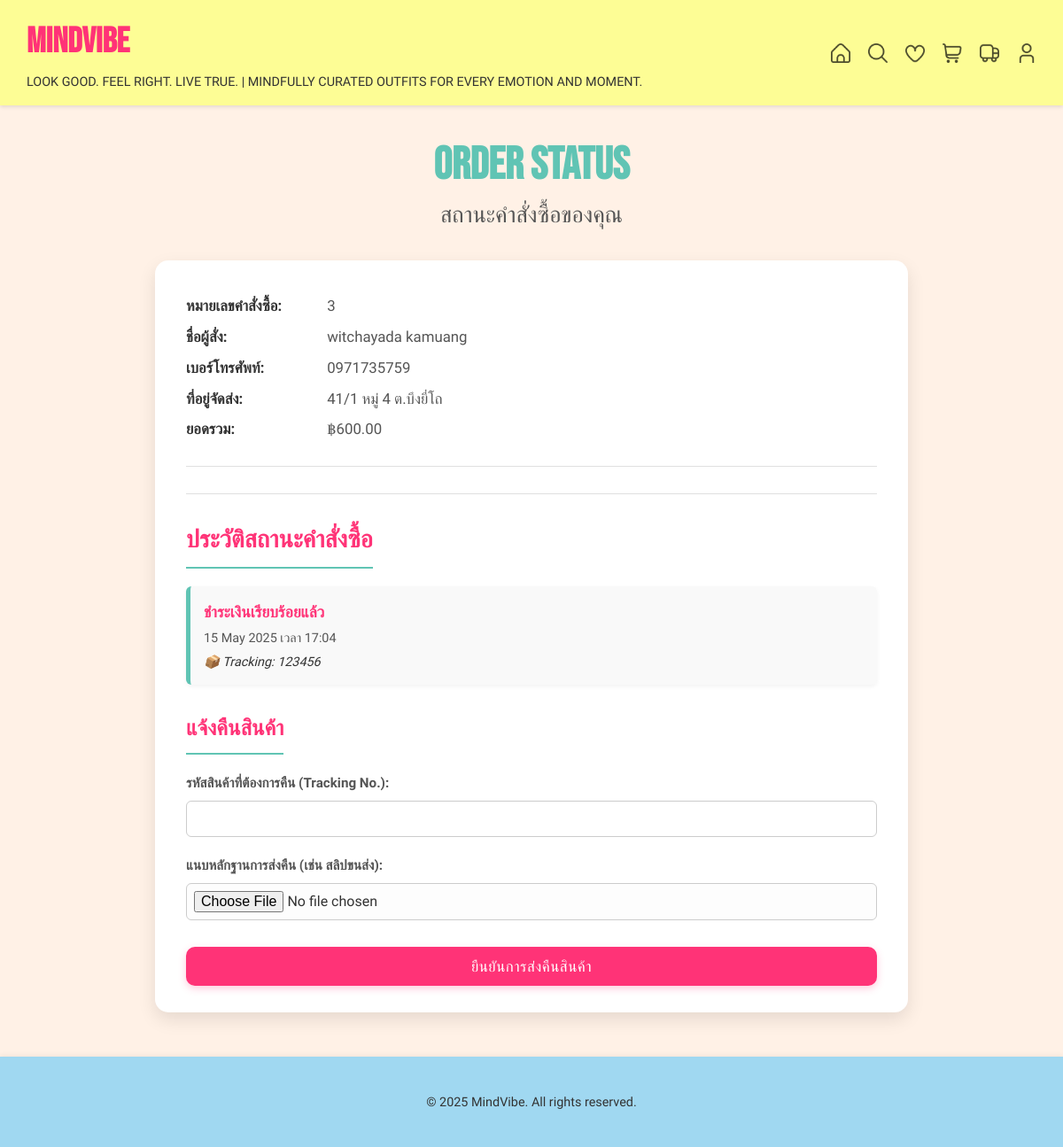
Before: /status/ (signed in) with the older database file.
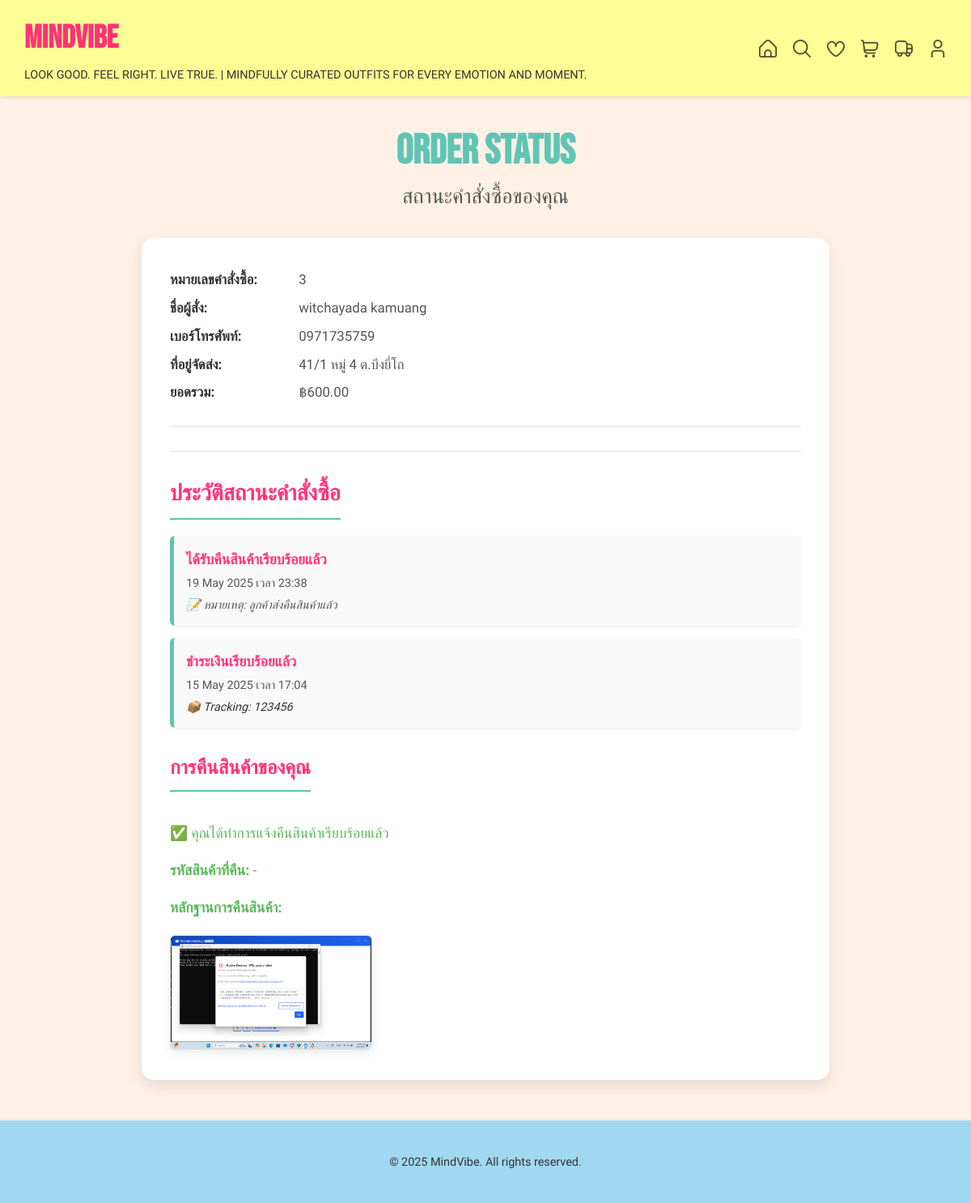
After: the same page with the newer database file.
### clothing/models.py (models this page shows, shortened)
class Payment(models.Model):
    user = models.ForeignKey(User, on_delete=models.CASCADE)
    full_name = models.CharField(max_length=255, default="-")
    address = models.TextField(default="-")
    phone_number = models.CharField(max_length=20, default="-")
    total_price = models.DecimalField(max_digits=10, decimal_places=2)
    proof = models.ImageField(upload_to='payment_proofs/')
    payment_date = models.DateTimeField(auto_now_add=True)
    return_proof = models.ImageField(upload_to='return_proofs/', blank=True, null=True)
    return_item_code = models.CharField(max_length=100, blank=True, null=True)
    payment_ref = models.UUIDField(default=uuid.uuid4, unique=True)
    qr_base64 = models.TextField(blank=True, null=True)

class OrderStatus(models.Model):
    STATUS_CHOICES = [
        ('paid', 'ชำระเงินเรียบร้อยแล้ว'),
        ('packing', 'จัดเตรียมสินค้าแล้ว'),
        ('shipping', 'ดำเนินการจัดส่งแล้ว'),
        ('shipped', 'จัดส่งสำเร็จแล้ว'),
        ('returned', 'ได้รับคืนสินค้าเรียบร้อยแล้ว'),
    ]
    payment = models.ForeignKey(Payment, on_delete=models.CASCADE, related_name='statuses')
    status = models.CharField(max_length=50, choices=STATUS_CHOICES)
    tracking_number = models.CharField(max_length=100, blank=True, null=True)
    updated_by = models.ForeignKey(User, on_delete=models.SET_NULL, null=True, blank=True)
    updated_at = models.DateTimeField(auto_now_add=True)
    note = models.TextField(blank=True, null=True)

### clothing/views.py (the view, shortened to what this page needs)
# urls.py: path('status/', views.status, name='status'),
@login_required
def status(request):
    payment = Payment.objects.filter(user=request.user).last()
    timeline = OrderStatus.objects.filter(payment=payment).order_by('-updated_at') if payment else []
    return render(request, 'clothing/status.html', {'order': payment, 'timeline': timeline})

### clothing/templates/clothing/status.html (shortened to what this page needs)
{% load static %}
<!DOCTYPE html>
<html lang="th">
<head>
</head>
<body>
    <div class="header">
        <div class="header-left">
            <a href="{% url 'clothing:welcome' %}" class="logo">MINDVIBE</a>
            <p class="slogan">LOOK GOOD. FEEL RIGHT. LIVE TRUE. | MINDFULLY CURATED OUTFITS FOR EVERY EMOTION AND MOMENT.</p>
        </div>
        <div class="header-right">
            <a href="{% url 'clothing:welcome' %}" title="หน้าแรก">
                <img src="{% static 'images/home_icon.png' %}" alt="Home">
            </a>
            <a href="{% url 'clothing:clothing_list' %}" title="ค้นหาสินค้า">
                <img src="{% static 'images/search_icon.png' %}" alt="Search">
            </a>
            <a href="{% if user.is_authenticated %}{% url 'clothing:favorites_list' %}{% else %}{% url 'clothing:login' %}{% endif %}" title="สินค้าที่ชอบ">
                <img src="{% static 'images/heart_icon.png' %}" alt="Wishlist">
            </a>
            <a href="{% if user.is_authenticated %}{% url 'clothing:cart' %}{% else %}{% url 'clothing:login' %}{% endif %}" title="ตะกร้าสินค้า">
                <img src="{% static 'images/cart_icon.png' %}" alt="Cart">
            </a>
            <a href="{% if user.is_authenticated %}{% url 'clothing:status' %}{% else %}{% url 'clothing:login' %}{% endif %}" title="สถานะการสั่งซื้อ">
                <img src="{% static 'images/status_icon.png' %}" alt="Status">
            </a>
            <a href="{% if user.is_authenticated %}{% url 'clothing:profile' %}{% else %}{% url 'clothing:login' %}{% endif %}" title="โปรไฟล์">
                <img src="{% static 'images/profile_icon.png' %}" alt="Profile">
            </a>
        </div>
    </div>
    <div class="page-title-section">
        <h1 class="main-title-en">ORDER STATUS</h1>
        <p class="sub-title-th">สถานะคำสั่งซื้อของคุณ</p>
    </div>
    <div class="main-content-status">
        <div class="status-container">
            {% if order %}
                <div class="order-details-block">
                    <p><strong>หมายเลขคำสั่งซื้อ:</strong> {{ order.id }}</p>
                    <p><strong>ชื่อผู้สั่ง:</strong> {{ order.full_name }}</p>
                    <p><strong>เบอร์โทรศัพท์:</strong> {{ order.phone_number }}</p>
                    <p><strong>ที่อยู่จัดส่ง:</strong> {{ order.address }}</p>
                    <p><strong>ยอดรวม:</strong> ฿{{ order.total_price|floatformat:2 }}</p>
                </div>
                <hr class="section-divider">
                <div class="timeline-section">
                    <h2>ประวัติสถานะคำสั่งซื้อ</h2>
                    {% if timeline %}
                        {% for log in timeline %}
                            <div class="status-item">
                                <strong>{{ log.get_status_display }}</strong>
                                <div>{{ log.updated_at|date:"d M Y เวลา H:i" }}</div>
                                {% if log.tracking_number %}
                                    <div class="tracking-number">📦 Tracking: {{ log.tracking_number }}</div>
                                {% endif %}
                                {% if log.note %}
                                    <div class="note-text">📝 หมายเหตุ: {{ log.note }}</div>
                                {% endif %}
                            </div>
                        {% endfor %}
                    {% else %}
                        <p>ยังไม่มีประวัติสถานะสำหรับคำสั่งซื้อนี้</p>
                    {% endif %}
                </div>
                <div class="form-section return-section">
                    {% if order.return_proof %}
                        <div class="return-proof-section">
                            <h3>การคืนสินค้าของคุณ</h3>
                            <p>✅ คุณได้ทำการแจ้งคืนสินค้าเรียบร้อยแล้ว</p>
                            <p><strong>รหัสสินค้าที่คืน:</strong> {{ order.return_item_code }}</p>
                            <p><strong>หลักฐานการคืนสินค้า:</strong></p>
                            <img src="{{ order.return_proof.url }}" alt="หลักฐานการคืนสินค้า" class="return-proof-preview" />
                        </div>
                    {% else %}
                        <h3>แจ้งคืนสินค้า</h3>
                        <form method="POST" enctype="multipart/form-data">
                            <div class="form-group">
                                <label for="id_return_item_code">รหัสสินค้าที่ต้องการคืน (Tracking No.):</label>
                                <input type="text" name="return_item_code" id="id_return_item_code" required />
                            </div>
                            <div class="form-group">
                                <label for="id_return_proof">แนบหลักฐานการส่งคืน (เช่น สลิปขนส่ง):</label>
                                <input type="file" name="return_proof" id="id_return_proof" accept="image/*" required />
                            </div>
                            <button type="submit" class="btn-submit">ยืนยันการส่งคืนสินค้า</button>
                        </form>
                    {% endif %}
                </div>
            {% endif %}
        </div>
    </div>
    <div class="footer">
        <p>&copy; {% now "Y" %} MindVibe. All rights reserved.</p>
    </div>
</body>
</html>

### clothing/templates/clothing/status.html (style rules this page uses)
:root { --primary-color: #FF3377; --secondary-color: #60C4B4; --background-light: #FFF1E6; --surface-color: #ffffff; --text-primary: #333; --text-secondary: #555; --text-on-primary: #ffffff; --text-on-secondary: #ffffff; --border-light: #e0e0e0; --border-medium: #ccc; --success-color: #5cb85c; --danger-color: #d9534f; --font-main: 'Prompt', sans-serif; --font-logo: 'Bebas Neue', sans-serif; --border-radius-sm: 6px; --border-radius-md: 10px; --border-radius-lg: 15px; --shadow-soft: 0 4px 12px rgba(0, 0, 0, 0.08); --shadow-medium: 0 8px 20px rgba(0, 0, 0, 0.1); }
*, *::before, *::after { box-sizing: border-box; }
body { font-family: var(--font-main); background-color: var(--background-light); margin: 0; padding: 0; color: var(--text-primary); line-height: 1.6; display: flex; flex-direction: column; min-height: 100vh; }
.header { display: flex; justify-content: space-between; align-items: center; background-color: #FDFD95; padding: 15px 30px; color: var(--text-primary); box-shadow: 0 2px 4px rgba(0,0,0,0.1); position: sticky; top: 0; z-index: 1000; flex-shrink: 0; }
.header-left { display: flex; flex-direction: column; align-items: flex-start; }
.header .logo { font-family: var(--font-logo); font-size: 2.5em; font-weight: bold; color: var(--primary-color); margin: 0 0 2px 0; text-decoration: none; }
.header .slogan { font-family: var(--font-main); font-size: 0.9em; color: var(--text-primary); margin: 0; }
.header-right { display: flex; align-items: center; gap: 20px; }
.header-right a { display: flex; align-items: center; justify-content: center; }
.header-right img { width: 22px; height: 22px; opacity: 0.7; transition: opacity 0.3s ease, transform 0.2s ease; }
.page-title-section { text-align: center; padding: 35px 20px 15px 20px; max-width: 1200px; margin: 0 auto; line-height: 1.3; }
.page-title-section .main-title-en { font-family: var(--font-logo); font-size: 3.2em; font-weight: bold; color: var(--secondary-color); margin: 0 0 5px 0; text-transform: uppercase; }
.page-title-section .sub-title-th { font-family: var(--font-main); font-size: 1.6em; font-weight: 500; color: var(--text-secondary); margin: 0; }
.main-content-status { flex-grow: 1; padding: 20px 20px 50px; display: flex; justify-content: center; align-items: flex-start; }
.status-container { max-width: 850px; width: 100%; margin: 0 auto; background-color: var(--surface-color); padding: 30px 35px; border-radius: var(--border-radius-lg); box-shadow: var(--shadow-medium); }
.order-details-block { margin-bottom: 25px; padding-bottom: 20px; border-bottom: 1px solid var(--border-light); }
.order-details-block p { margin: 8px 0; font-size: 1.05em; color: var(--text-secondary); }
.order-details-block p strong { font-weight: 600; color: var(--text-primary); margin-right: 5px; min-width: 150px; display: inline-block; }
hr.section-divider { border: 0; height: 1px; background-color: var(--border-light); margin: 30px 0; }
.timeline-section h2, .return-section h3 { font-family: var(--font-main); font-size: 1.7em; font-weight: 600; color: var(--primary-color); margin-top: 0; margin-bottom: 20px; padding-bottom: 8px; border-bottom: 2px solid var(--secondary-color); display: inline-block; }
.return-section h3 { font-size: 1.5em; }
.status-item { margin-bottom: 15px; padding: 15px; background-color: #f9f9f9; border-left: 5px solid var(--secondary-color); border-radius: var(--border-radius-sm); box-shadow: 0 2px 5px rgba(0,0,0,0.05); }
.status-item strong { color: var(--primary-color); font-weight: 600; font-size: 1.1em; display: block; margin-bottom: 5px; }
.status-item div { font-size: 0.9em; color: var(--text-secondary); line-height: 1.5; }
.status-item .tracking-number, .status-item .note-text { margin-top: 5px; font-style: italic; }
.status-item .tracking-number { font-weight: 500; color: var(--text-primary); }
.form-section { margin-top: 30px; padding-top: 0; }
.return-proof-section p { font-size: 1.1em; font-weight: 500; color: var(--success-color); margin-bottom: 10px; }
img.return-proof-preview { margin-top: 10px; max-width: 250px; height: auto; border-radius: var(--border-radius-sm); border: 1px solid var(--border-light); box-shadow: var(--shadow-soft); }
.footer { background-color: #A0D8F1; color: var(--text-primary); text-align: center; padding: 25px 10px; margin-top: auto; font-size: 0.9em; user-select: none; flex-shrink: 0; box-shadow: 0 -2px 5px rgba(0,0,0,0.05); }

Changed rows visible on the page:
changed Payment "witchayada kamuang": return_item_code (not shown) → "-"; return_proof: picture added
added OrderStatus: status "ได้รับคืนสินค้าเรียบร้อยแล้ว", updated_at "19 May 2025 เวลา 23:38", note "ลูกค้าส่งคืนสินค้าแล้ว"
Other visible differences:
text no longer shown: "แจ้งคืนสินค้า รหัสสินค้าที่ต้องการคืน (Tracking No.): แนบหลักฐานการส่งคืน (เช่น สลิปขนส่ง): ยืนยันการส่งคืนสินค้า"
text now shown: "การคืนสินค้าของคุณ ✅ คุณได้ทำการแจ้งคืนสินค้าเรียบร้อยแล้ว รหัสสินค้าที่คืน: หลักฐานการคืนสินค้า:"
